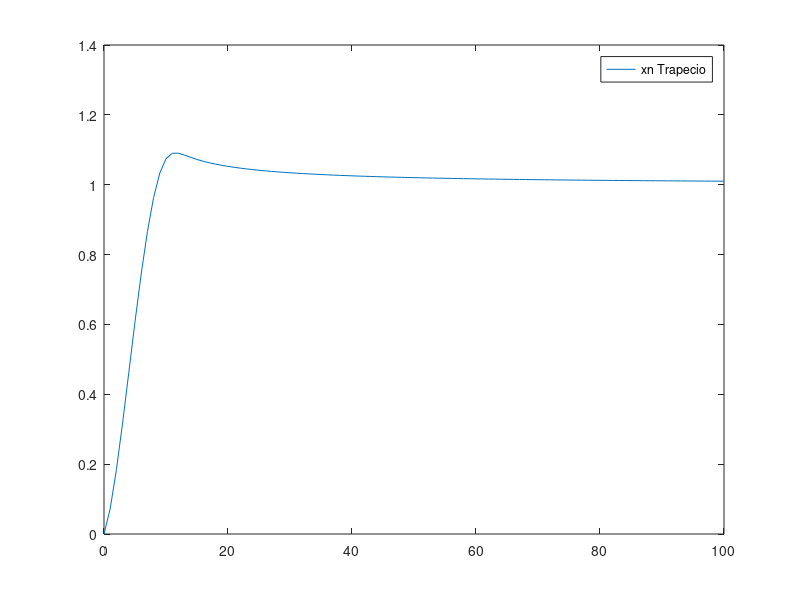

This figure's MATLAB source:
clc; clear all; more off;
disp("Ejercicio 5")
function y = f(t, x, x1)
    y = fsolve(@(u) u^2 + t * x - exp(-u) - t, x1);
endfunction

a = 0; b = 10; mu = 0; h = 0.1;

x1 = f(a, mu, 0);

N = round((b - a) / h);
t = a * ones(1, N + 1);
x = mu * ones(1, N + 1);

for n = 1:N
    x(n + 1) = x(n) + h * f(t(n), x(n), x1);
    t(n + 1) = t(n) + h;
    x1 = (x(n + 1) - x(n)) / h; # proxima semilla
endfor

hold on
figure(1); clf; plot(t, x, ";xn;");
disp("==== FIN ================================================")

clc; clear all;
disp("Ejercicio 6")

function y = f(t, x, x1)
    y = fsolve(@(u) u^2 + t * x - exp(-u) - t, x1);
endfunction

a = 0; b = 10; mu = 0; h = 0.1;
% necesitamos x'(t0) para empezar

x1 = f(a, mu, 0);

N = round((b - a) / h);
t = a * ones(1, N + 1);
x = mu * ones(1, N + 1);
% t = t + h * 0:h:N
for n = 1:N
    fn = f(t(n), x(n), x1);
    x(n + 1) = fsolve(@(w) x(n) + h / 2 * (fn + f(t(n) + h, w, x1)) - w, x(n));
    t(n + 1) = t(n) + 1;
    x1 = (x(n + 1) - x(n)) / h;
endfor

plot(t, x, ";xn Trapecio;")
hold off

disp("==== FIN ====")
